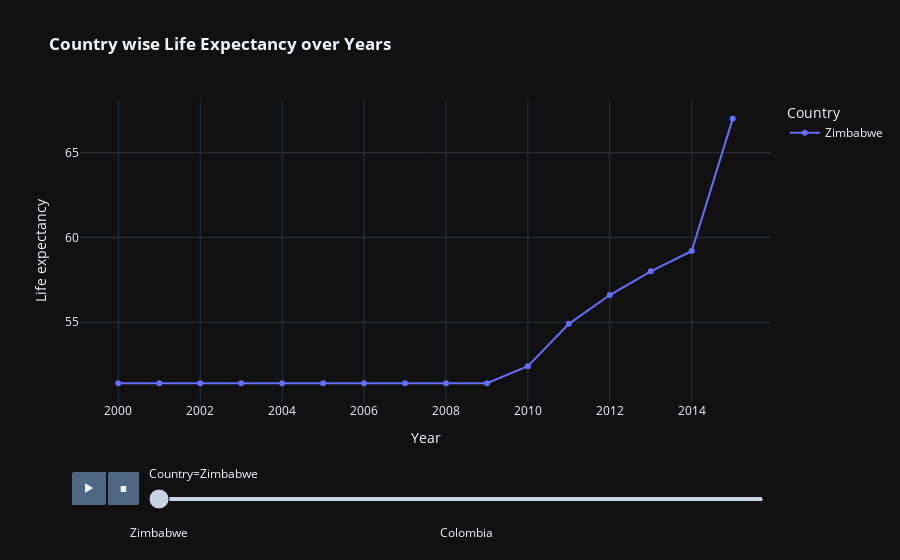

Notebook code for this chart:
### Code cell
# Creating an animated line plot of life expectancy by country over the years
fig=px.line(df.sort_values(by='Year'),x='Year',y='Life expectancy ',animation_frame='Country',animation_group='Year',color='Country',markers=True,template='plotly_dark',title='<b> Country wise Life Expectancy over Years')
fig.show()
